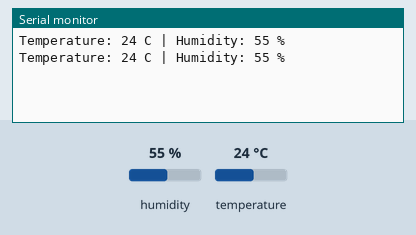
This sketch was run on a simulated Arduino Uno, built with avr-gcc and run on an emulated ATmega328P. Shown: the last lines printed to the serial monitor. Inputs (shaded band) come from the test bench; at power-on: humidity 55 %, temperature 24 °C.

Above: at 3.3 s.
3.4 s: humidity set to 22 %
At 6.5 s:
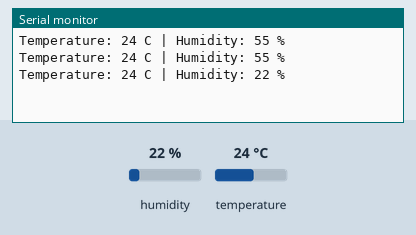
6.8 s: temperature set to 12 °C
At 8.8 s:
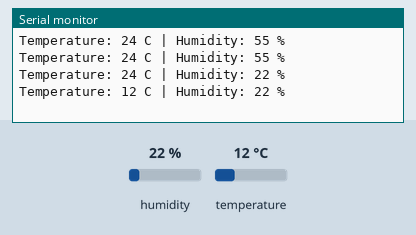
10.2 s: humidity set to 40 %
At 11.8 s:
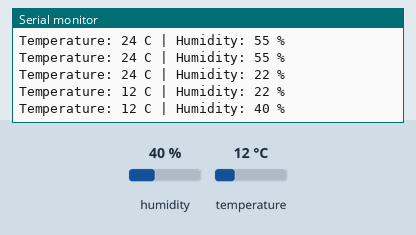
Timing chart, 0 to 13.3 s (numbered marks = the images above; inputs shaded):
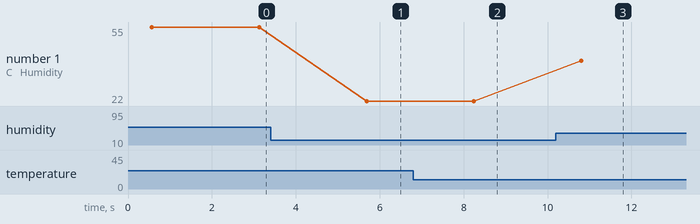

The sketch:

hc05dht11.ino
```cpp
#include <SoftwareSerial.h>
#include <DHT11.h>

#define DHT11PIN 4   // DHT11 DATA pin

DHT11 dht11(DHT11PIN);
SoftwareSerial hc05(2, 3);  // RX, TX

void setup() {
  Serial.begin(9600);
  hc05.begin(9600);
}

void loop() {
  int temperature = 0;
  int humidity = 0;

  int result = dht11.readTemperatureHumidity(temperature, humidity);

  if (result == 0) {
    // Send via Bluetooth
    hc05.print("Temperature: ");
    hc05.print(temperature);
    hc05.print(" C | Humidity: ");
    hc05.print(humidity);
    hc05.println(" %");

    // Print on Serial Monitor
    Serial.print("Temperature: ");
    Serial.print(temperature);
    Serial.print(" C | Humidity: ");
    Serial.print(humidity);
    Serial.println(" %");
  } else {
    hc05.println("DHT11 Read Error");
    Serial.println("DHT11 Read Error");
  }

  delay(2000);  // REQUIRED for DHT11
}
```

Measured:
- after the input at 3.4 s, the serial monitor: prints a new line after 2.3 s (image 1)
- after the input at 6.8 s, the serial monitor: prints a new line after 1.4 s (image 2)
- after the input at 10.2 s, the serial monitor: prints a new line after 0.61 s (image 3)
- plotted number 1: 55 → 22 after the input at 3.4 s, 22 → 40 after the input at 10.2 s
